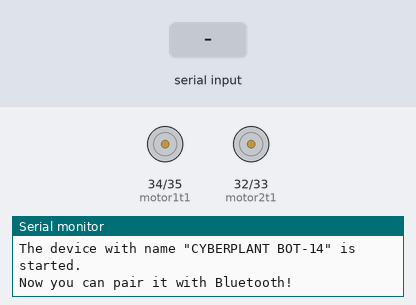
The sketch below on a simulated ESP32. On the bench: motor-driver pin pairs drawn as motors (green arrow = first pin HIGH = forward, orange = second pin HIGH = backward, longer = more drive, scaled by the enable pin), the last lines printed to the serial monitor. The test bench sets the inputs (shaded band). Nothing arrives over Bluetooth unless stated.

Above: at 1.7 s.
1.8 s: "B" received over the second serial link
At 3.0 s:
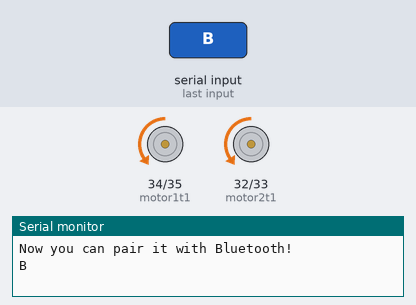
3.3 s: "F" received over the second serial link
At 3.8 s:
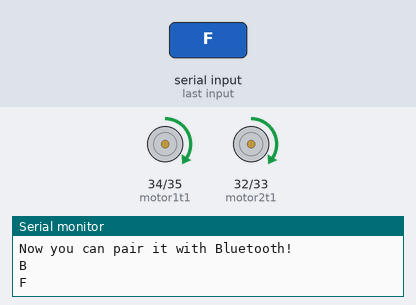
4.8 s: "R" received over the second serial link
At 5.4 s:
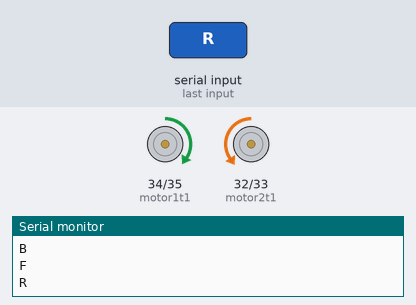
6.3 s: "F" received over Serial
At 7.2 s:
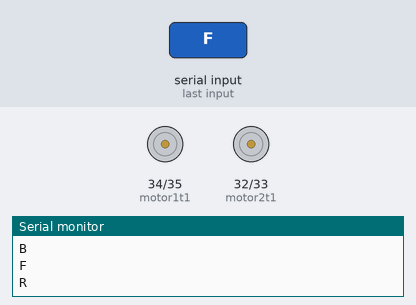
7.8 s: "L" received over the second serial link
At 8.9 s:
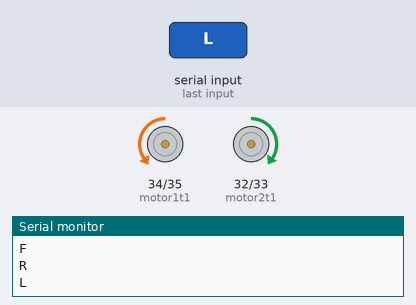
9.3 s: "B" received over Serial
At 10.8 s:
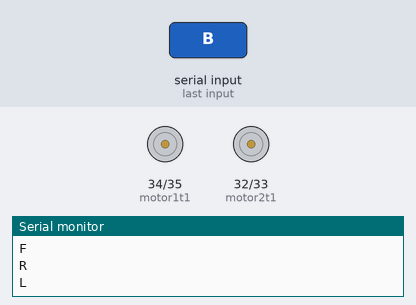
Timing chart, 0 to 11.8 s (numbered marks = the images above; inputs shaded):
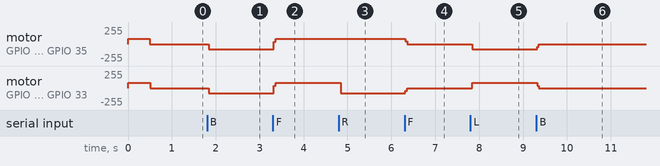

The sketch:

blutooth_car.ino
```cpp
#include "BluetoothSerial.h"
const char *pin = "1234";
String device_name = "CYBERPLANT BOT-14";

#define motor1t1 34
#define motor1t2 35
#define motor2t1 32
#define motor2t2 33

#define speed1 2
#define speed2 15

#if !defined(CONFIG_BT_ENABLED) || !defined(CONFIG_BLUEDROID_ENABLED)
#error Bluetooth is not enabled! Please run make menuconfig to and enable it
#endif

#if !defined(CONFIG_BT_SPP_ENABLED)
#error Serial Bluetooth not available or not enabled. It is only available for the ESP32 chip.
#endif

BluetoothSerial SerialBT;
char value;

void setup() {
  Serial.begin(115200);
  pinMode(motor1t1,OUTPUT);
  pinMode(motor1t2,OUTPUT);
  pinMode(motor2t1,OUTPUT);
  pinMode(motor2t2,OUTPUT);
  pinMode(speed1,OUTPUT);
  pinMode(speed2,OUTPUT);

  analogWrite(speed1,80);
  analogWrite(speed2,80);

  digitalWrite(motor1t1,HIGH);
  digitalWrite(motor2t1,HIGH);
  delay(500);
  digitalWrite(motor1t1,LOW);
  digitalWrite(motor1t1,LOW);

  SerialBT.begin(device_name); //Bluetooth device name
  Serial.printf("The device with name \"%s\" is started.\nNow you can pair it with Bluetooth!\n", device_name.c_str());
  //Serial.printf("The device with name \"%s\" and MAC address %s is started.\nNow you can pair it with Bluetooth!\n", device_name.c_str(), SerialBT.getMacString()); // Use this after the MAC method is implemented
  #ifdef USE_PIN
    SerialBT.setPin(pin);
    Serial.println("Using PIN");
  #endif
}

void loop() {
  if (Serial.available()) {
    SerialBT.write(Serial.read());
    value = Serial.read();
  }
  if (SerialBT.available()) {
      //Serial.println(SerialBT.read());
      value = SerialBT.read();
      Serial.println(value);
  }

  if (!SerialBT.available()) {
   digitalWrite(motor1t1,LOW);
   digitalWrite(motor1t2,LOW);
   digitalWrite(motor2t1,LOW);
   digitalWrite(motor2t2,LOW);
  }

  if (value == 'F') {

      motor1forward();
      motor2forward();
  }
  else if (value == 'B') {
    motor1reverse();
    motor2reverse();


  }
  else if (value == 'R') {
     motor1forward();
     motor2reverse();

  }
  else if (value == 'L') {
    motor1reverse();
    motor2forward();

  }
  else if (value == '1') {
    analogWrite(speed1,60);
    analogWrite(speed2,60);
  }
  else if (value == '2') {
    analogWrite(speed1,80);
    analogWrite(speed2,80);
  }
   else if (value == '3') {
    analogWrite(speed1,100);
    analogWrite(speed2,100);
  }
   else if (value == '4') {
    analogWrite(speed1,120);
    analogWrite(speed2,120);
  }
   else if (value == '5') {
    analogWrite(speed1,140);
    analogWrite(speed2,140);
  }
   else if (value == '6') {
    analogWrite(speed1,160);
    analogWrite(speed2,160);
  }
   else if (value == '7') {
    analogWrite(speed1,180);
    analogWrite(speed2,180);
  }
   else if (value == '8') {
    analogWrite(speed1,200);
    analogWrite(speed2,200);
  }
   else if (value == '9') {
    analogWrite(speed1,220);
    analogWrite(speed2,220);
  }
  else{
    digitalWrite(motor1t1, LOW);
    digitalWrite(motor1t2, LOW);
    digitalWrite(motor2t1, LOW);
    digitalWrite(motor2t2, LOW);
  }


}

void motoralloff() {
  digitalWrite(motor1t1, LOW);
  digitalWrite(motor1t2, LOW);
  digitalWrite(motor2t1, LOW);
  digitalWrite(motor2t2, LOW);
}

void motor1forward() {
  digitalWrite(motor1t1, HIGH);
  digitalWrite(motor1t2, LOW);
}

void motor2forward() {
  digitalWrite(motor2t1, HIGH);
  digitalWrite(motor2t2, LOW);
}


void motor1reverse() {
  digitalWrite(motor1t1, LOW);
  digitalWrite(motor1t2, HIGH);
}

void motor2reverse() {
  digitalWrite(motor2t1, LOW);
  digitalWrite(motor2t2, HIGH);
}
```

Measured:
- after the input at 1.8 s, motor on GPIO 34 (motor1t1) / GPIO 35 (motor1t2), motor on GPIO 32 (motor2t1) / GPIO 33 (motor2t2): stopped → backward 79/255 at once
- after the input at 3.3 s, motor on GPIO 34 (motor1t1) / GPIO 35 (motor1t2), motor on GPIO 32 (motor2t1) / GPIO 33 (motor2t2): backward 79/255 → forward 77/255 at once
- after the input at 4.8 s, motor on GPIO 32 (motor2t1) / GPIO 33 (motor2t2): forward 77/255 → backward 79/255 at once
- after the input at 6.3 s, motor on GPIO 34 (motor1t1) / GPIO 35 (motor1t2): forward 77/255 → stopped at once; motor on GPIO 32 (motor2t1) / GPIO 33 (motor2t2): backward 79/255 → stopped at once
- after the input at 7.8 s, motor on GPIO 34 (motor1t1) / GPIO 35 (motor1t2): stopped → backward 79/255 at once; motor on GPIO 32 (motor2t1) / GPIO 33 (motor2t2): stopped → forward 78/255 at once
- after the input at 9.3 s, motor on GPIO 34 (motor1t1) / GPIO 35 (motor1t2): backward 79/255 → stopped at once; motor on GPIO 32 (motor2t1) / GPIO 33 (motor2t2): forward 78/255 → stopped at once
